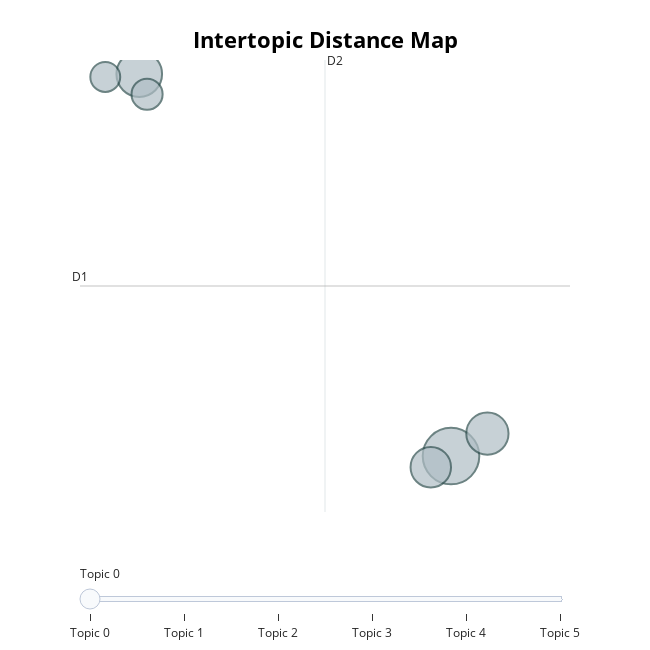

The notebook cell this image was saved under:
### Code cell
zeroshot_topic_list = ["Docking", "Program", "simulation"]
from bertopic.representation import KeyBERTInspired


topic_model_zeroshot = BERTopic(
    embedding_model="thenlper/gte-small", 
    min_topic_size=15,
    zeroshot_topic_list=zeroshot_topic_list,
    zeroshot_min_similarity=.85,
    representation_model=KeyBERTInspired()
)

### Figure 1 — Plotly figure (JSON) as saved in the notebook; plotly's stock layout.template omitted (floating-point values rounded to 4 significant figures)
{"data": [{"customdata": [[0, "cell | cancer | mtx | gene | sars", 43], [1, "feature | image | classification | accuracy | propose", 28], [2, "child | health | pregnancy | mother | risk", 24], [3, "fi | social | participant | report | experience", 22], [4, "financial | development | carbon | economic | policy", 13], [5, "soil | community | specie | fecal | carbon", 12]], "hovertemplate": "<b>Topic %{customdata[0]}</b><br>%{customdata[1]}<br>Size: %{customdata[2]}", "legendgroup": "", "marker": {"color": "#B0BEC5", "line": {"color": "DarkSlateGrey", "width": 2}, "size": [43, 28, 24, 22, 13, 12], "sizemode": "area", "sizeref": 0.02687, "symbol": "circle"}, "mode": "markers", "name": "", "orientation": "v", "showlegend": false, "type": "scatter", "x": [10.4, 4.097, 11.14, 9.996, 4.255, 3.41], "xaxis": "x", "y": [-9.674, 3.164, -8.917, -10.05, 2.489, 3.068], "yaxis": "y"}], "layout": {"annotations": [{"showarrow": false, "text": "D1", "x": 2.899, "y": -3.957, "yshift": 10}, {"showarrow": false, "text": "D2", "x": 7.855, "xshift": 10, "y": 3.639}], "height": 650, "hoverlabel": {"bgcolor": "white", "font": {"family": "Rockwell", "size": 16}}, "legend": {"itemsizing": "constant", "tracegroupgap": 0}, "margin": {"t": 60}, "shapes": [{"line": {"color": "#CFD8DC", "width": 2}, "type": "line", "x0": 7.855, "x1": 7.855, "y0": -11.55, "y1": 3.639}, {"line": {"color": "#9E9E9E", "width": 2}, "type": "line", "x0": 2.899, "x1": 12.81, "y0": -3.957, "y1": -3.957}], "sliders": [{"active": 0, "pad": {"t": 50}, "steps": [{"args": [{"marker.color": [["red", "#B0BEC5", "#B0BEC5", "#B0BEC5", "#B0BEC5", "#B0BEC5"]]}], "label": "Topic 0", "method": "update"}, {"args": [{"marker.color": [["#B0BEC5", "red", "#B0BEC5", "#B0BEC5", "#B0BEC5", "#B0BEC5"]]}], "label": "Topic 1", "method": "update"}, {"args": [{"marker.color": [["#B0BEC5", "#B0BEC5", "red", "#B0BEC5", "#B0BEC5", "#B0BEC5"]]}], "label": "Topic 2", "method": "update"}, {"args": [{"marker.color": [["#B0BEC5", "#B0BEC5", "#B0BEC5", "red", "#B0BEC5", "#B0BEC5"]]}], "label": "Topic 3", "method": "update"}, {"args": [{"marker.color": [["#B0BEC5", "#B0BEC5", "#B0BEC5", "#B0BEC5", "red", "#B0BEC5"]]}], "label": "Topic 4", "method": "update"}, {"args": [{"marker.color": [["#B0BEC5", "#B0BEC5", "#B0BEC5", "#B0BEC5", "#B0BEC5", "red"]]}], "label": "Topic 5", "method": "update"}]}], "title": {"font": {"color": "Black", "size": 22}, "text": "<b>Intertopic Distance Map</b>", "x": 0.5, "xanchor": "center", "y": 0.95, "yanchor": "top"}, "width": 650, "xaxis": {"anchor": "y", "domain": [0, 1], "range": [2.899, 12.81], "title": {"text": ""}, "visible": false}, "yaxis": {"anchor": "x", "domain": [0, 1], "range": [-11.55, 3.639], "title": {"text": ""}, "visible": false}}}
